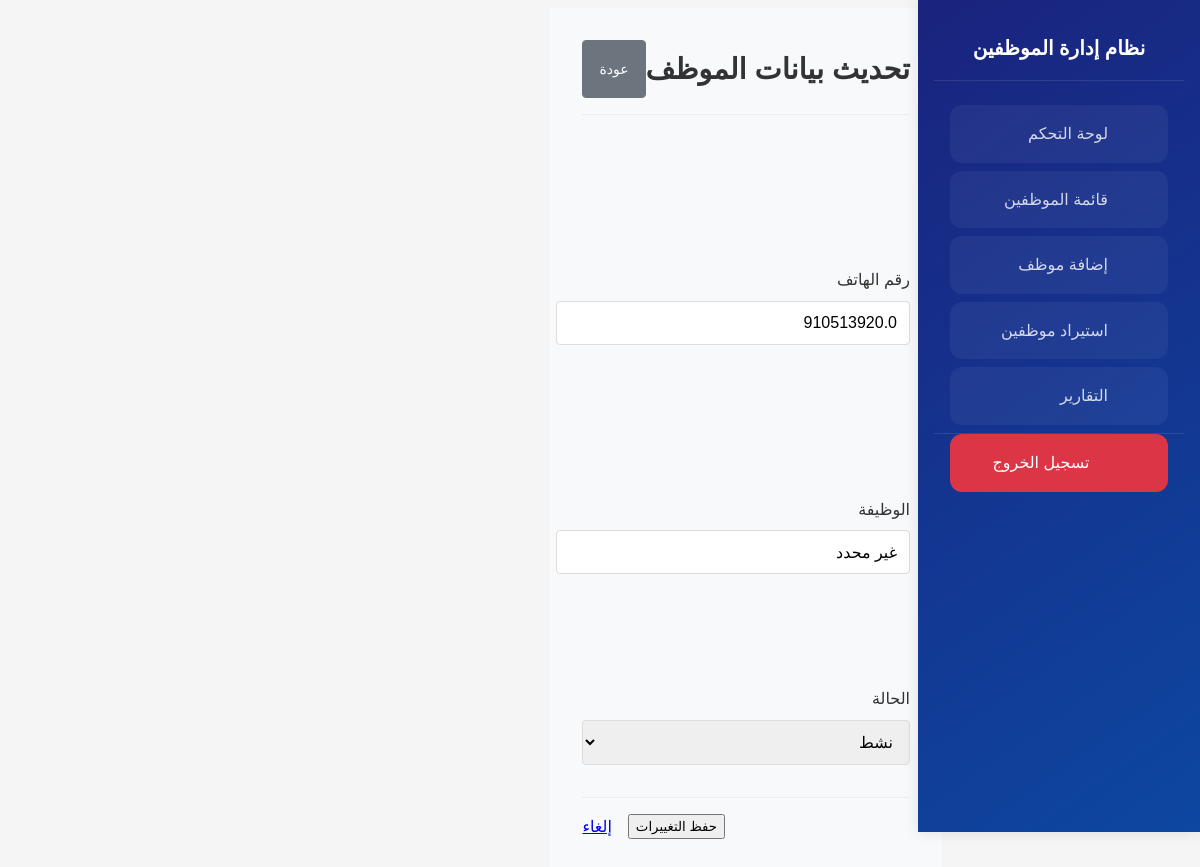
The page /employee/563/edit/ (signed in) on the database its author committed.
### myapp/models.py (models this page shows, shortened)
class Employee(models.Model):
    STATUS_CHOICES = [
        ('active', 'نشط'),
        ('inactive', 'غير نشط'),
        ('on_leave', 'في إجازة'),
    ]
    employee_number = models.CharField(max_length=20, verbose_name="رقم الموظف", unique=True)
    name = models.CharField(max_length=200, verbose_name="الاسم")
    educational_level = models.CharField(max_length=100, verbose_name="المستوى التعليمي", null=True, blank=True)
    education_date = models.DateField(verbose_name="تاريخ المؤهل", null=True, blank=True)
    specialization = models.CharField(max_length=100, verbose_name="التخصص", null=True, blank=True)
    position = models.CharField(max_length=100, verbose_name="الوظيفة", null=True, blank=True)
    organizational_unit = models.CharField(max_length=100, verbose_name="الوحدة التنظيمية", null=True, blank=True)
    job_class = models.CharField(max_length=100, verbose_name="الفئة", null=True, blank=True)
    level = models.CharField(max_length=50, verbose_name="المستوى", null=True, blank=True)
    evaluation_date = models.DateField(verbose_name="تاريخ التقييم", null=True, blank=True)
    evaluation_month = models.CharField(max_length=50, verbose_name="شهر التقييم", null=True, blank=True)
    phone = models.CharField(max_length=20, verbose_name="رقم الهاتف", null=True, blank=True)
    notes = models.TextField(verbose_name="ملاحظات", null=True, blank=True)
    status = models.CharField(max_length=20, choices=STATUS_CHOICES, default='active', verbose_name="الحالة")
    created_at = models.DateTimeField(auto_now_add=True)
    updated_at = models.DateTimeField(auto_now=True)
    class Meta:
        verbose_name = "موظف"
        verbose_name_plural = "الموظفين"
        ordering = ['name']

### myapp/views.py (the view)
# urls.py: path('employee/<int:employee_id>/edit/', views.edit_employee, name='edit_employee'),
@login_required
def edit_employee(request, employee_id):
    employee = get_object_or_404(Employee, id=employee_id)
    if request.method == 'POST':
        form = EmployeeForm(request.POST, instance=employee)
        if form.is_valid():
            form.save()
            messages.success(request, 'تم تحديث بيانات الموظف بنجاح')
            return redirect('employee_detail', employee_id=employee.id)
    else:
        form = EmployeeForm(instance=employee)
    return render(request, 'edit_employee.html', {
        'form': form,
        'employee': employee
    })

### myapp/forms.py
class EmployeeForm(forms.ModelForm):
    class Meta:
        model = Employee
        fields = [
            'employee_number', 'name', 'educational_level', 'education_date',
            'specialization', 'position', 'organizational_unit',
            'job_class', 'level', 'evaluation_date', 'evaluation_month',
            'phone', 'notes', 'status'
        ]
        widgets = {
            'education_date': forms.DateInput(attrs={'type': 'date'}),
            'evaluation_date': forms.DateInput(attrs={'type': 'date'}),
            'notes': forms.Textarea(attrs={'rows': 3}),
            'status': forms.Select(attrs={'class': 'form-select'}),
        }

### myapp/templates/edit_employee.html (shortened to what this page needs)
{% extends 'base.html' %}
{% load static %}
{% block content %}
<div class="form-container">
    <header class="form-header">
        <h2>تحديث بيانات الموظف</h2>
        <div class="header-actions">
            <a href="{% url 'employee_detail' employee.id %}" class="btn btn-secondary">عودة</a>
        </div>
    </header>
    <form method="post" class="employee-form">
        <div class="form-row">
            <div class="form-group">
            </div>
            <div class="form-group">
            </div>
        </div>
        <div class="form-row">
            <div class="form-group">
            </div>
            <div class="form-group">
                <label for="{{ form.phone.id_for_label }}">{{ form.phone.label }}</label>
                {{ form.phone }}
            </div>
        </div>
        <div class="form-row">
            <div class="form-group">
            </div>
            <div class="form-group">
            </div>
        </div>
        <div class="form-row">
            <div class="form-group">
            </div>
            <div class="form-group">
                <label for="{{ form.position.id_for_label }}">{{ form.position.label }}</label>
                {{ form.position }}
            </div>
        </div>
        <div class="form-row">
            <div class="form-group">
            </div>
            <div class="form-group">
            </div>
        </div>
        <div class="form-group">
            <label for="{{ form.status.id_for_label }}">{{ form.status.label }}</label>
            {{ form.status }}
        </div>
        <div class="form-actions">
            <button type="submit" class="submit-btn">حفظ التغييرات</button>
            <a href="{% url 'employee_detail' employee.id %}" class="cancel-btn">إلغاء</a>
        </div>
    </form>
</div>
{% endblock %}

### myapp/static/css/style.css (style rules this page uses)
:root { --primary: #003366; --primary-light: #004d99; --primary-dark: #002233; --accent: #007BFF; --success: #28A745; --danger: #DC3545; --warning: #FFC107; --info: #17A2B8; --light: #F5F5F5; --dark: #333333; --white: #FFFFFF; --hover-bg: #CCE7FF; --shadow: 0 4px 8px rgba(0, 0, 0, 0.1); --transition: all 0.3s ease-in-out; }
body { font-family: 'Cairo', sans-serif; background-color: var(--light); color: var(--dark); line-height: 1.6; font-size: 16px; }
.btn { padding: 0.75rem 1.5rem; border-radius: 8px; font-weight: 500; transition: var(--transition); border: none; cursor: pointer; display: inline-flex; align-items: center; justify-content: center; gap: 0.5rem; min-height: 40px; }
.btn { padding: 0.75rem 1.5rem; border-radius: 8px; font-weight: 500; transition: all 0.3s ease; display: inline-flex; align-items: center; justify-content: center; gap: 0.5rem; }
.btn { padding: 0.75rem 1.5rem; border-radius: 8px; font-weight: 500; transition: all 0.3s ease; }
.form-header { margin-bottom: 2rem; }
.form-header h2 { color: var(--dark); font-size: 1.8rem; margin: 0; }
.form-group { margin-bottom: 1rem; }
.form-group label { display: block; margin-bottom: 0.5rem; color: var(--dark); font-weight: 500; }
.form-group input, .form-group select, .form-group textarea { width: 100%; padding: 0.75rem; border: 1px solid #ddd; border-radius: 4px; font-size: 1rem; }
.form-actions { display: flex; gap: 1rem; justify-content: flex-end; margin-top: 2rem; }
.btn { padding: 0.5rem 1rem; border-radius: 4px; border: none; cursor: pointer; font-size: 0.875rem; text-decoration: none; transition: background-color 0.2s; }
.btn-secondary { background-color: #6c757d; color: white; }
.form-row { display: grid; grid-template-columns: repeat(auto-fit, minmax(250px, 1fr)); gap: 1rem; margin-bottom: 1rem; }
.form-header { display: flex; justify-content: space-between; align-items: center; margin-bottom: 2rem; padding-bottom: 1rem; border-bottom: 1px solid #eee; }
.form-header h2 { margin: 0; color: var(--dark); }
.form-group input, .form-group select, .form-group textarea { width: 100%; padding: 0.75rem; border: 1px solid #ddd; border-radius: 4px; font-size: 1rem; transition: border-color 0.2s; }
.form-actions { display: flex; gap: 1rem; margin-top: 2rem; padding-top: 1rem; border-top: 1px solid #eee; }
.header-actions { display: flex; gap: 1rem; }
.btn { display: inline-flex; align-items: center; justify-content: center; padding: 0.5rem 1rem; font-size: 0.875rem; line-height: 1.5; border-radius: 0.25rem; transition: all 0.15s ease-in-out; text-decoration: none; cursor: pointer; gap: 0.5rem; }
.btn-secondary { color: #fff; background-color: #6c757d; border: 1px solid #6c757d; }

### rows shown on the page
Employee: phone "910513920.0", position "غير محدد", status "نشط"
